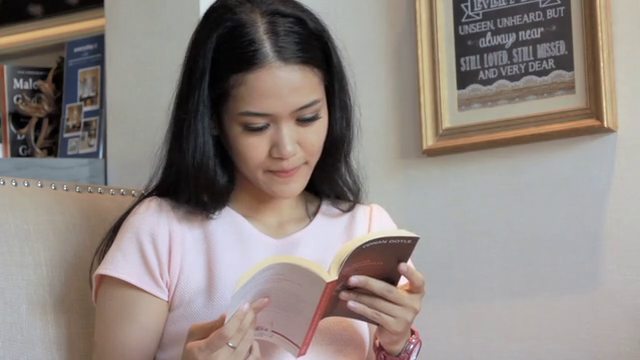
#> input picture frame 37 of OpenCV_2/codes/test_videos/eye.mp4, 640 x 360 px
$ python eye_detection_from_video.py
#> lines starting #> are read from the running program, lines starting #| are printed output that depends on the picture; after the words box and inside, x2 and y2 are one past the last pixel; in counts of white or black regions, pixels touching at a corner belong together
import cv2

video_path = r'test_videos\eye.mp4'
eye_cascade_path = r'haarcascades\haarcascade_eye.xml'
face_cascade_path = r'haarcascades\haarcascade_frontalface_default.xml'

vid = cv2.VideoCapture(video_path)

face_cascade = cv2.CascadeClassifier(face_cascade_path)
eye_cascade = cv2.CascadeClassifier(eye_cascade_path)

while True:
    ret, frame = vid.read()
#> frame is the input picture: shape (360, 640, 3); mean B, G, R 129.2, 133.8, 143.2
    frame = cv2.resize(frame, (640, 480))
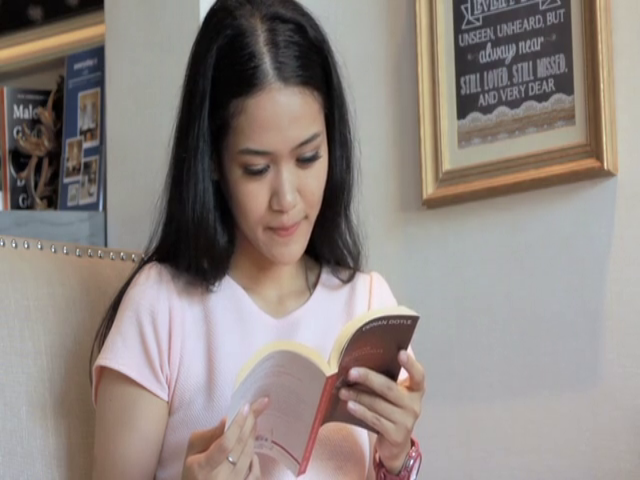
#> frame: shape (480, 640, 3); mean B, G, R 129.2, 133.8, 143.2
    gray = cv2.cvtColor(frame, cv2.COLOR_BGR2GRAY)
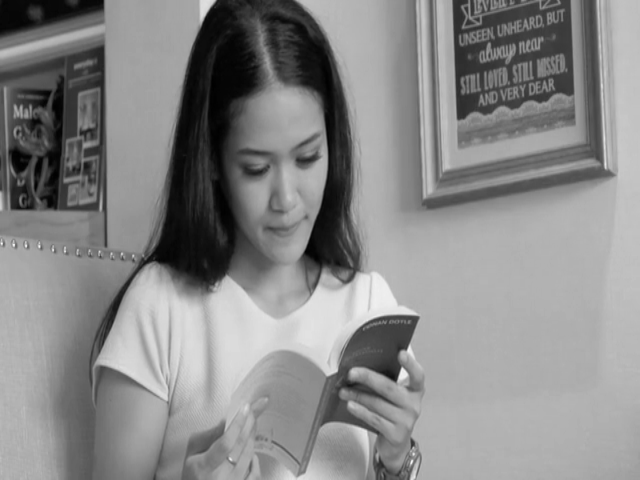
#> gray: shape (480, 640); min 0, max 249, mean 136

    faces = face_cascade.detectMultiScale(gray, minNeighbors=8)
#> faces = [[214, 111, 136, 136]]

    for (x, y, w, h) in faces:
        cv2.rectangle(frame, (x, y), (x+w, y+h), (10, 255, 90), 3)

        roi_frame = frame[y:y+h, x:x+w]
        roi_gray = gray[y:y+h, x:x+w]

        eyes = eye_cascade.detectMultiScale(roi_gray, minNeighbors=8)

        for (ex, ey, ew, eh) in eyes:
            cv2.rectangle(roi_frame, (ex, ey), (ex + ew, ey + eh), (140, 35, 200), 2)

            cv2.imshow('Frame', frame)
#> this loop made 1 pass
#> (x, y, w, h, eyes) on pass 1: (214, 111, 136, 136, [[70, 29, 36, 36], [22, 36, 41, 41]])
#> pass 1, `roi_frame = frame[y:y+h, x:x+w]`:
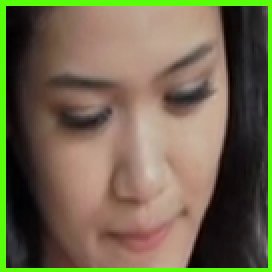
#> roi_frame: shape (136, 136, 3) (shown 2 times larger); mean B, G, R 76.6, 103.5, 112.3
#> pass 1, `roi_gray = gray[y:y+h, x:x+w]`:
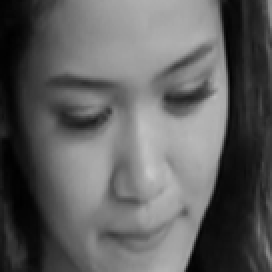
#> roi_gray: shape (136, 136) (shown 2 times larger); min 1, max 200, mean 95
#> pass 1, `cv2.imshow('Frame', frame)`:
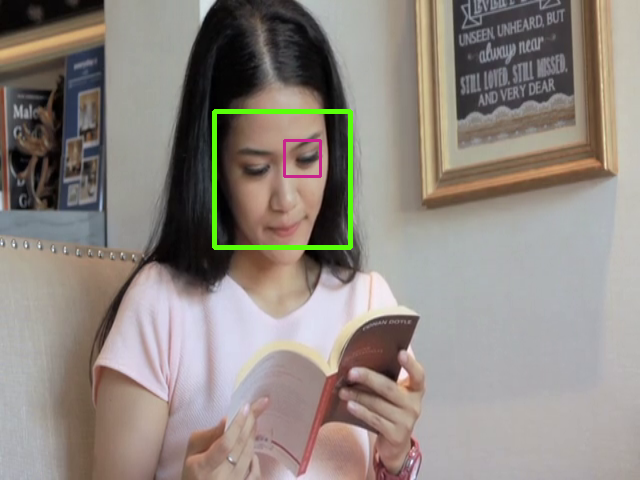
#> window 'Frame': shape (480, 640, 3); mean B, G, R 128.7, 135.2, 143.3
#> pass 1, `cv2.imshow('Frame', frame)`:
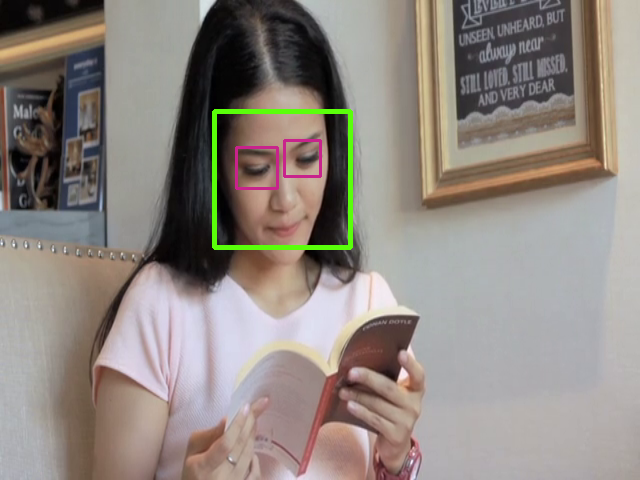
#> window 'Frame': shape (480, 640, 3); mean B, G, R 128.8, 135.1, 143.4
#> after the loop:
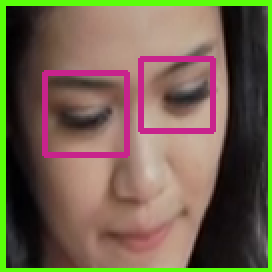
#> roi_frame: shape (136, 136, 3) (shown 2 times larger); 4.95% of pixels changed, all inside (x1, y1, x2, y2) = (21, 28, 108, 79)

    if cv2.waitKey(5) == 27:
#> (key Esc is pressed here)
        break

vid.release()
cv2.destroyAllWindows()

$ run again, starting later in the video
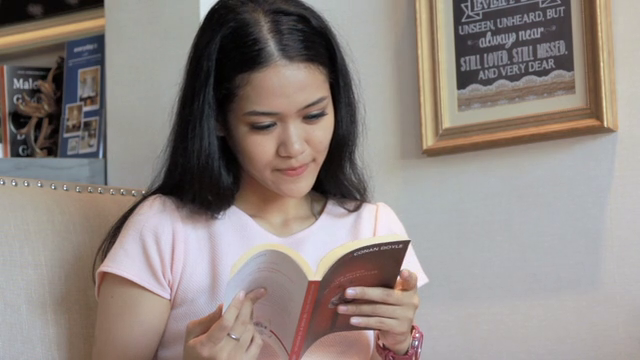
#> input picture frame 168 of OpenCV_2/codes/test_videos/eye.mp4, 640 x 360 px
#> frame is the input picture: shape (360, 640, 3); mean B, G, R 129.4, 133.7, 143.3
#> frame: shape (480, 640, 3)
#> faces = [[219, 108, 137, 137]]
#> the loop `for (x, y, w, h) in faces:` made 1 pass
#> (x, y, w, h, eyes) on pass 1: (219, 108, 137, 137, [[72, 29, 35, 35], [25, 37, 40, 40]])
#> pass 1, `roi_gray = gray[y:y+h, x:x+w]`:
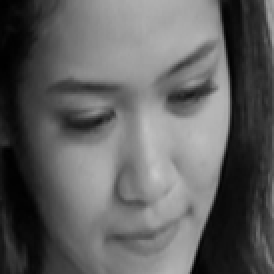
#> roi_gray: shape (137, 137) (shown 2 times larger); min 0, max 199, mean 95.7
#> after the loop `for (x, y, w, h) in faces:`:
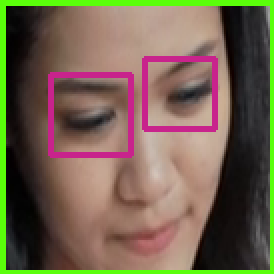
#> roi_frame: shape (137, 137, 3) (shown 2 times larger); mean B, G, R 78.3, 99.3, 114.3

$ run again, starting later in the video
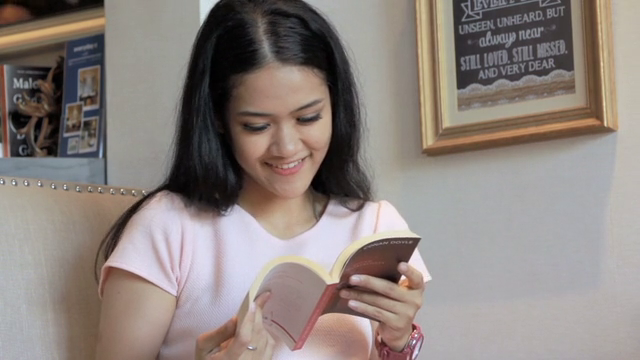
#> input picture frame 300 of OpenCV_2/codes/test_videos/eye.mp4, 640 x 360 px
#> frame is the input picture: shape (360, 640, 3); mean B, G, R 127, 131.6, 141.5
#> frame: shape (480, 640, 3)
#> faces = [[210, 105, 143, 143]]
#> the loop `for (x, y, w, h) in faces:` made 1 pass
#> (x, y, w, h, eyes) on pass 1: (210, 105, 143, 143, [[75, 33, 38, 38]])
#> pass 1, `roi_gray = gray[y:y+h, x:x+w]`:
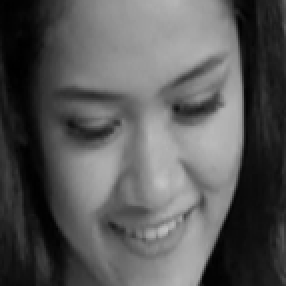
#> roi_gray: shape (143, 143) (shown 2 times larger); min 0, max 195, mean 88.1
#> after the loop `for (x, y, w, h) in faces:`:
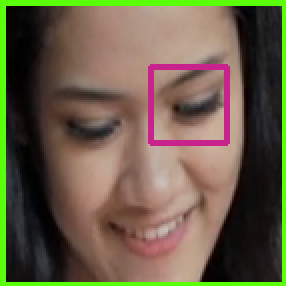
#> roi_frame: shape (143, 143, 3) (shown 2 times larger); mean B, G, R 71.6, 94.1, 105.2
